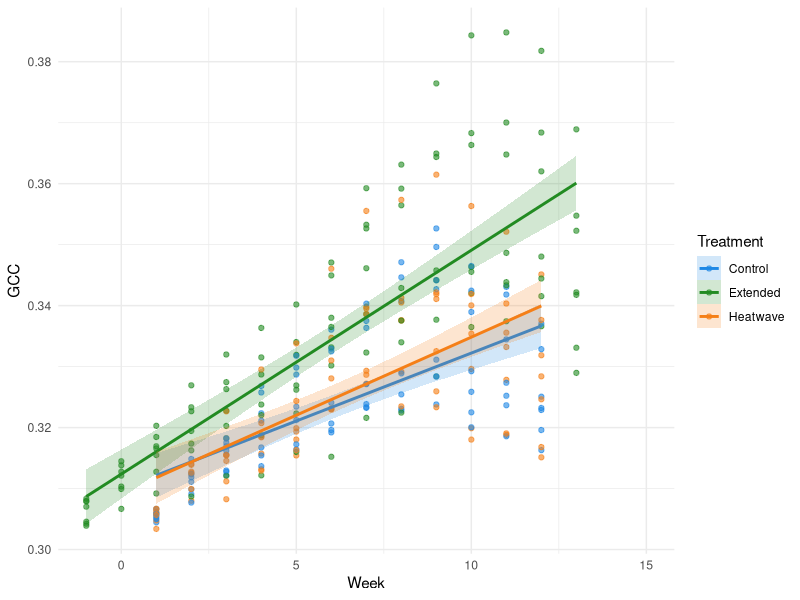
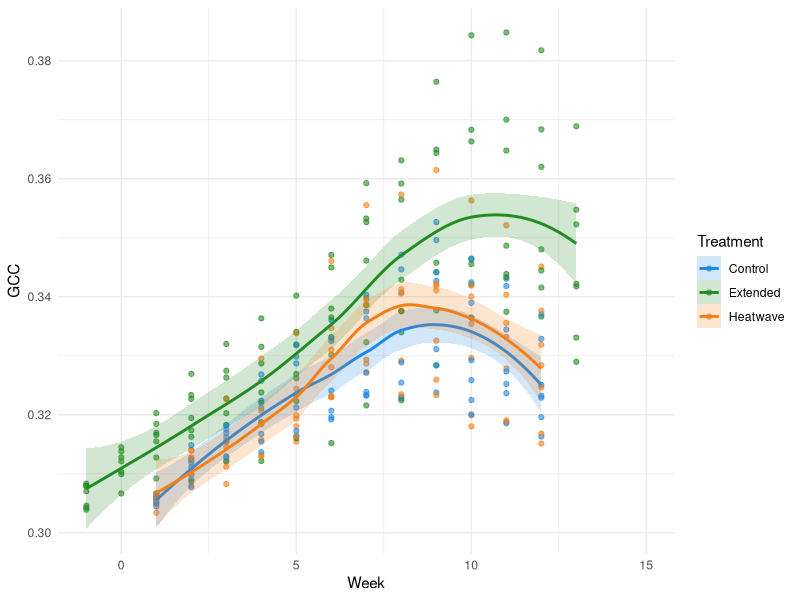
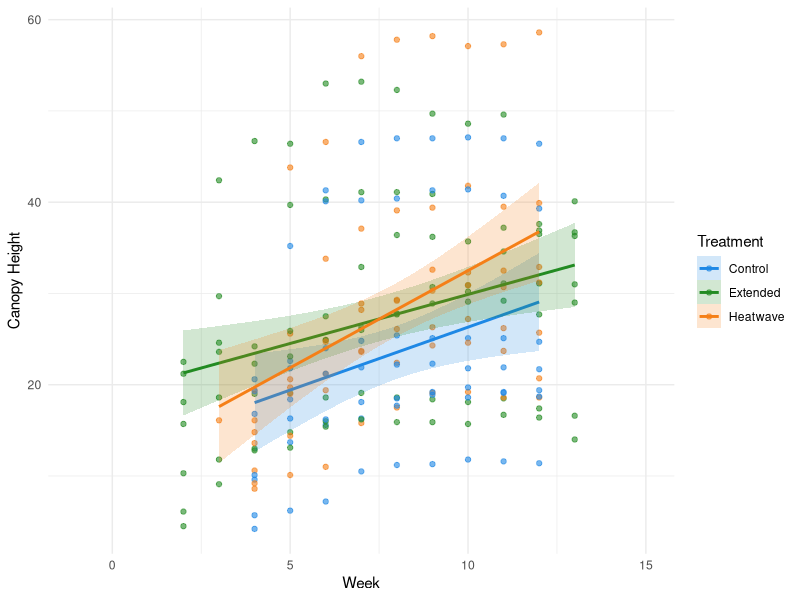
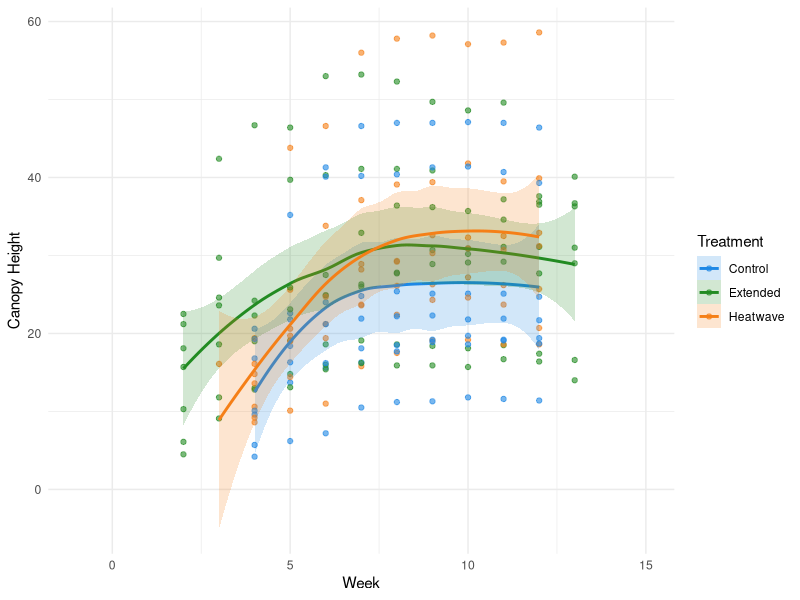
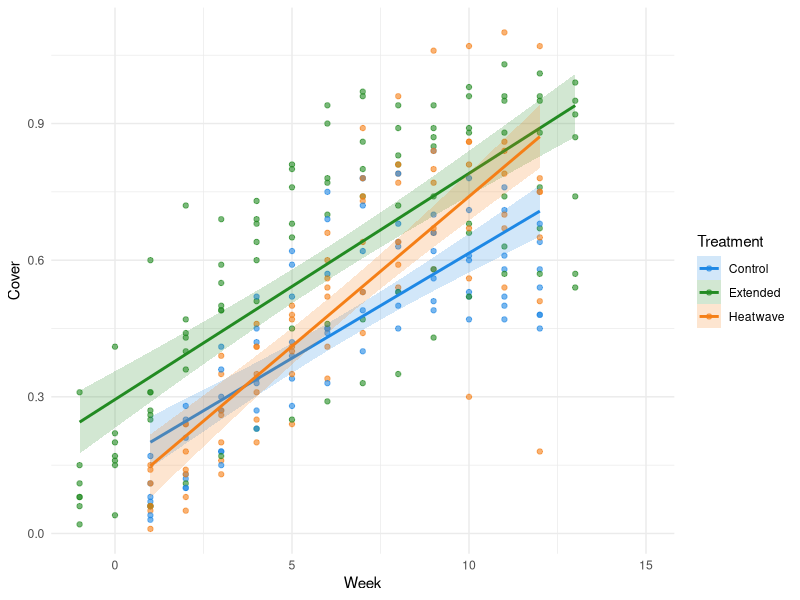
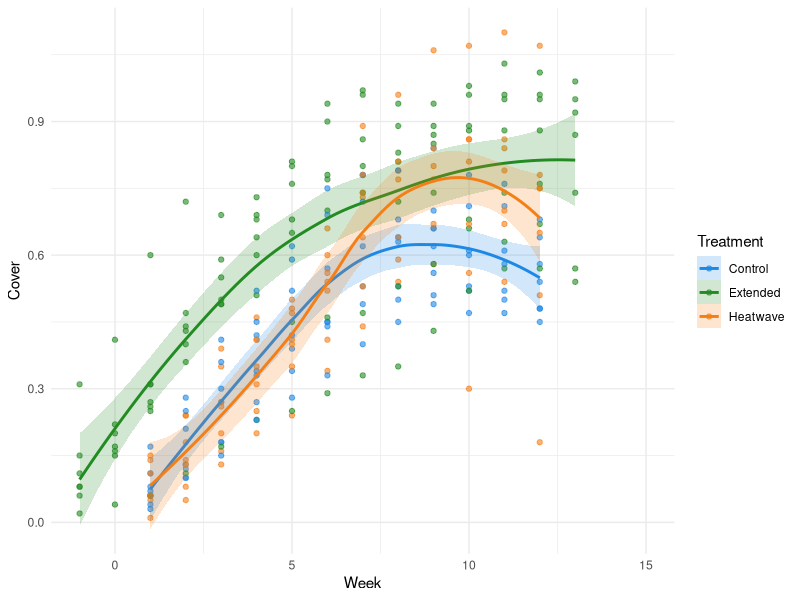
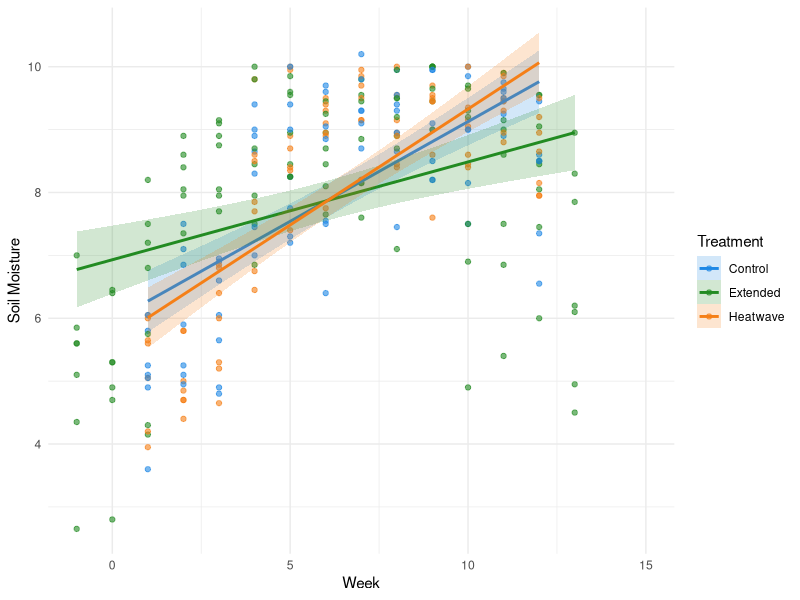
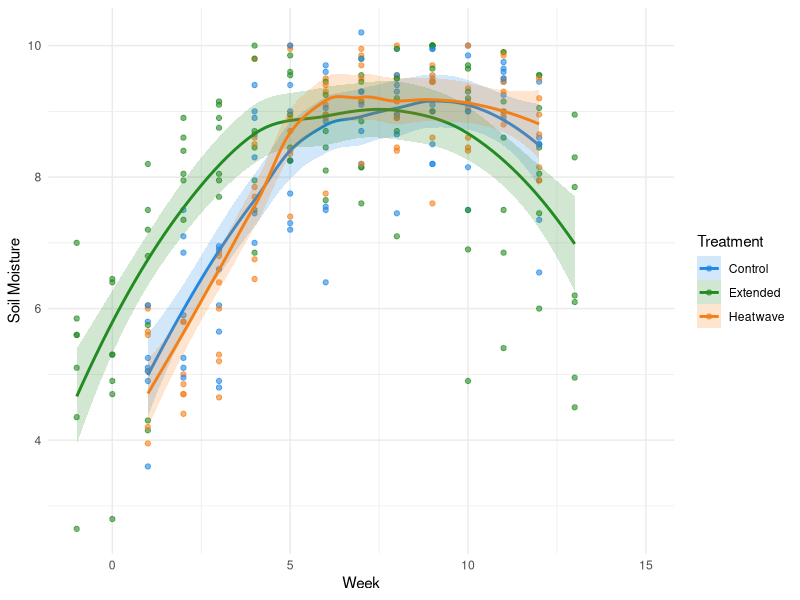

Write the R code that produced these figures, in order.

############## UPDATED FIGURES ###############
#### Written by Samantha Solis de Ovando #####

# set working directory 
setwd("~/Documents/UndergradThesis/data")

####### shift extended grp by -2 weeks #######
library(dplyr)
original_data <- read.csv("MasterDataSheet_UGthesis_Feb232026.csv")
shifted_data <- original_data %>%
  mutate(measurement.week = ifelse(Treatment == "Extended",
                                   measurement.week - 2,
                                   measurement.week))
#print CSV
#write.csv(shifted_data, "shifted_dataset.csv", row.names = FALSE)

###########################################################################
################################# FIGURES #################################
###########################################################################

### IMPORTANT: USE THIS DATA WHEN PLOTTING BY TIME
plotting_with_time <- read.csv("shifted_dataset.csv")
plotting_with_time$canopyheight <- as.numeric(as.character(plotting_with_time$canopyheight))


############## PLANT PRODUCTIVITY ##############

####### GREENNESS #######

## Scatter plot with linear best fit and SE ribbon ##

### figure file name = GCC_Scatter_Linear_Ribbon

library(ggplot2)

ggplot(plotting_with_time, aes(x = measurement.week, y = meanGCC, color = Treatment)) +
  geom_point(alpha = 0.6, na.rm = TRUE) +
  geom_smooth(aes(fill = Treatment),
              method = "lm",
              se = TRUE,
              alpha = 0.2,
              na.rm = TRUE) +
  scale_color_manual(values = c(
    "Control" = "#1E88E5",
    "Extended" = "#228B22",
    "Heatwave" = "#F57F17"
  )) +
  scale_fill_manual(values = c(
    "Control" = "#1E88E5",
    "Extended" = "#228B22",
    "Heatwave" = "#F57F17"
  )) +
  labs(
    x = "Week",
    y = "GCC"
  ) +
  theme_minimal()

#############################################
## Scatter plot with local regression line ##
#file name of figure: GCC_Scatter_LocalRegression

library(ggplot2)

ggplot(plotting_with_time, aes(x = measurement.week, y = meanGCC, color = Treatment)) +
  geom_point(alpha = 0.6, na.rm = TRUE) +
  geom_smooth(aes(fill = Treatment),
              method = "loess",
              se = TRUE,
              alpha = 0.2,
              na.rm = TRUE) +
  scale_color_manual(values = c(
    "Control" = "#1E88E5",
    "Extended" = "#228B22",
    "Heatwave" = "#F57F17"
  )) +
  scale_fill_manual(values = c(
    "Control" = "#1E88E5",
    "Extended" = "#228B22",
    "Heatwave" = "#F57F17"
  )) +
  labs(
    x = "Week",
    y = "GCC"
  ) +
  theme_minimal()

###################### CANOPY HEIGHT ######################

### trouble shooting - plots not coming out right:
#class(plotting_with_time$canopyheight)
#str(plotting_with_time$canopyheight)
#plotting_with_time$canopyheight <- as.numeric(as.character(plotting_with_time$canopyheight))

### scatter with linear regression line ###
#file name: CanopyHeight_Scatter_LinearRegression
library(ggplot2)

ggplot(plotting_with_time, aes(x = measurement.week, y = canopyheight, color = Treatment)) +
  geom_point(alpha = 0.6, na.rm = TRUE) +
  geom_smooth(aes(fill = Treatment),
              method = "lm",
              se = TRUE,
              alpha = 0.2,
              na.rm = TRUE) +
  scale_color_manual(values = c(
    "Control" = "#1E88E5",
    "Extended" = "#228B22",
    "Heatwave" = "#F57F17"
  )) +
  scale_fill_manual(values = c(
    "Control" = "#1E88E5",
    "Extended" = "#228B22",
    "Heatwave" = "#F57F17"
  )) +
  labs(
    x = "Week",
    y = "Canopy Height"
  ) +
  theme_minimal()

### Canopy height scatter with local regression line ###
#file name: CanopyHeight_Scatter_LocalRegression

library(ggplot2)

ggplot(plotting_with_time, aes(x = measurement.week, y = canopyheight, color = Treatment)) +
  geom_point(alpha = 0.6, na.rm = TRUE) +
  geom_smooth(aes(fill = Treatment),
              method = "loess",
              se = TRUE,
              alpha = 0.2,
              na.rm = TRUE) +
  scale_color_manual(values = c(
    "Control" = "#1E88E5",
    "Extended" = "#228B22",
    "Heatwave" = "#F57F17"
  )) +
  scale_fill_manual(values = c(
    "Control" = "#1E88E5",
    "Extended" = "#228B22",
    "Heatwave" = "#F57F17"
  )) +
  labs(
    x = "Week",
    y = "Canopy Height"
  ) +
  theme_minimal()

###################### COVER ######################
### cover scatter with linear regression
# file name for figure: Cover_Scatter_LinearRegression

library(ggplot2)

ggplot(plotting_with_time, aes(x = measurement.week, y = CanopyExtent, color = Treatment)) +
  geom_point(alpha = 0.6, na.rm = TRUE) +
  geom_smooth(aes(fill = Treatment),
              method = "lm",
              se = TRUE,
              alpha = 0.2,
              na.rm = TRUE) +
  scale_color_manual(values = c(
    "Control" = "#1E88E5",
    "Extended" = "#228B22",
    "Heatwave" = "#F57F17"
  )) +
  scale_fill_manual(values = c(
    "Control" = "#1E88E5",
    "Extended" = "#228B22",
    "Heatwave" = "#F57F17"
  )) +
  labs(
    x = "Week",
    y = "Cover"
  ) +
  theme_minimal()

### cover scatter with local regression ###
# file name: Cover_Scatter_LocalRegression

library(ggplot2)

ggplot(plotting_with_time, aes(x = measurement.week, y = CanopyExtent, color = Treatment)) +
  geom_point(alpha = 0.6, na.rm = TRUE) +
  geom_smooth(aes(fill = Treatment),
              method = "loess",
              se = TRUE,
              alpha = 0.2,
              na.rm = TRUE) +
  scale_color_manual(values = c(
    "Control" = "#1E88E5",
    "Extended" = "#228B22",
    "Heatwave" = "#F57F17"
  )) +
  scale_fill_manual(values = c(
    "Control" = "#1E88E5",
    "Extended" = "#228B22",
    "Heatwave" = "#F57F17"
  )) +
  labs(
    x = "Week",
    y = "Cover"
  ) +
  theme_minimal()


#### multi-panel figure ####

############## ABIOTIC SOIL PROPERTIES  ##############

####### SOIL MOISTURE #######
### scatter with linear regression line ###
#file name: SoilMoisture_Scatter_LinearRegression

library(ggplot2)

ggplot(plotting_with_time, aes(x = measurement.week, y = MeanSoilMoisture, color = Treatment)) +
  geom_point(alpha = 0.6, na.rm = TRUE) +
  geom_smooth(aes(fill = Treatment),
              method = "lm",
              se = TRUE,
              alpha = 0.2,
              na.rm = TRUE) +
  scale_color_manual(values = c(
    "Control" = "#1E88E5",
    "Extended" = "#228B22",
    "Heatwave" = "#F57F17"
  )) +
  scale_fill_manual(values = c(
    "Control" = "#1E88E5",
    "Extended" = "#228B22",
    "Heatwave" = "#F57F17"
  )) +
  labs(
    x = "Week",
    y = "Soil Moisture"
  ) +
  theme_minimal()

### scatter with local regression line ###
#file name: SoilMoisture_Scatter_LocalRegression

library(ggplot2)

ggplot(plotting_with_time, aes(x = measurement.week, y = MeanSoilMoisture, color = Treatment)) +
  geom_point(alpha = 0.6, na.rm = TRUE) +
  geom_smooth(aes(fill = Treatment),
              method = "loess",
              se = TRUE,
              alpha = 0.2,
              na.rm = TRUE) +
  scale_color_manual(values = c(
    "Control" = "#1E88E5",
    "Extended" = "#228B22",
    "Heatwave" = "#F57F17"
  )) +
  scale_fill_manual(values = c(
    "Control" = "#1E88E5",
    "Extended" = "#228B22",
    "Heatwave" = "#F57F17"
  )) +
  labs(
    x = "Week",
    y = "Soil Moisture"
  ) +
  theme_minimal()

#################### SOIL PH ####################

### scatter with linear regression line ###
#file name: SoilpH_Scatter_LinearRegression

library(ggplot2)

ggplot(plotting_with_time, aes(x = measurement.week, y = MEANpH, color = Treatment)) +
  geom_point(alpha = 0.6, na.rm = TRUE) +
  geom_smooth(aes(fill = Treatment),
              method = "lm",
              se = TRUE,
              alpha = 0.2,
              na.rm = TRUE) +
  scale_color_manual(values = c(
    "Control" = "#1E88E5",
    "Extended" = "#228B22",
    "Heatwave" = "#F57F17"
  )) +
  scale_fill_manual(values = c(
    "Control" = "#1E88E5",
    "Extended" = "#228B22",
    "Heatwave" = "#F57F17"
  )) +
  labs(
    x = "Week",
    y = "Soil pH"
  ) +
  theme_minimal()

### scatter with local regression line ###
#file name: SoilpH_Scatter_LocalRegression

library(ggplot2)

ggplot(plotting_with_time, aes(x = measurement.week, y = MEANpH, color = Treatment)) +
  geom_point(alpha = 0.6, na.rm = TRUE) +
  geom_smooth(aes(fill = Treatment),
              method = "loess",
              se = TRUE,
              alpha = 0.2,
              na.rm = TRUE) +
  scale_color_manual(values = c(
    "Control" = "#1E88E5",
    "Extended" = "#228B22",
    "Heatwave" = "#F57F17"
  )) +
  scale_fill_manual(values = c(
    "Control" = "#1E88E5",
    "Extended" = "#228B22",
    "Heatwave" = "#F57F17"
  )) +
  labs(
    x = "Week",
    y = "Soil pH"
  ) +
  theme_minimal()

################### PLANT PHYSIOLOGICAL RESPONSE #######################

#### EVAPOTRANSPIRATION ###
# Pot water loss / week. ET proxy. 

### scatter with linear regression line ###
#file name: Evapotranspiration_Scatter_LinearRegression

library(ggplot2)

ggplot(plotting_with_time, aes(x = measurement.week, y = EvapotranspirationRate, color = Treatment)) +
  geom_point(alpha = 0.6, na.rm = TRUE) +
  geom_smooth(aes(fill = Treatment),
              method = "lm",
              se = TRUE,
              alpha = 0.2,
              na.rm = TRUE) +
  scale_color_manual(values = c(
    "Control" = "#1E88E5",
    "Extended" = "#228B22",
    "Heatwave" = "#F57F17"
  )) +
  scale_fill_manual(values = c(
    "Control" = "#1E88E5",
    "Extended" = "#228B22",
    "Heatwave" = "#F57F17"
  )) +
  labs(
    x = "Week",
    y = "Evapotranspiration (Kg lost/week)"
  ) +
  theme_minimal()

### scatter with local regression line ###
#file name: Evapotranspiration_Scatter_LocalRegression

library(ggplot2)

ggplot(plotting_with_time, aes(x = measurement.week, y = EvapotranspirationRate, color = Treatment)) +
  geom_point(alpha = 0.6, na.rm = TRUE) +
  geom_smooth(aes(fill = Treatment),
              method = "loess",
              se = TRUE,
              alpha = 0.2,
              na.rm = TRUE) +
  scale_color_manual(values = c(
    "Control" = "#1E88E5",
    "Extended" = "#228B22",
    "Heatwave" = "#F57F17"
  )) +
  scale_fill_manual(values = c(
    "Control" = "#1E88E5",
    "Extended" = "#228B22",
    "Heatwave" = "#F57F17"
  )) +
  labs(
    x = "Week",
    y = "Evapotranspiration (Kg lost/week)"
  ) +
  theme_minimal()

###################### ECOSYSTEM GAS FLUXES #######################

############ CO2 respiration #########

### scatter with linear regression line ###
#file name: CO2_Scatter_LinearRegression

library(ggplot2)

ggplot(plotting_with_time, aes(x = measurement.week, y = CO2flux, color = Treatment)) +
  geom_point(alpha = 0.6, na.rm = TRUE) +
  geom_smooth(aes(fill = Treatment),
              method = "lm",
              se = TRUE,
              alpha = 0.2,
              na.rm = TRUE) +
  scale_color_manual(values = c(
    "Control" = "#1E88E5",
    "Extended" = "#228B22",
    "Heatwave" = "#F57F17"
  )) +
  scale_fill_manual(values = c(
    "Control" = "#1E88E5",
    "Extended" = "#228B22",
    "Heatwave" = "#F57F17"
  )) +
  labs(
    x = "Week",
    y = "CO2 respiration"
  ) +
  theme_minimal()

### Scatter with local regression line ###
#File name: CO2_Scatter_LocalRegression

library(ggplot2)

ggplot(plotting_with_time, aes(x = measurement.week, y = CO2flux, color = Treatment)) +
  geom_point(alpha = 0.6, na.rm = TRUE) +
  geom_smooth(aes(fill = Treatment),
              method = "loess",
              se = TRUE,
              alpha = 0.2,
              na.rm = TRUE) +
  scale_color_manual(values = c(
    "Control" = "#1E88E5",
    "Extended" = "#228B22",
    "Heatwave" = "#F57F17"
  )) +
  scale_fill_manual(values = c(
    "Control" = "#1E88E5",
    "Extended" = "#228B22",
    "Heatwave" = "#F57F17"
  )) +
  labs(
    x = "Week",
    y = "CO2 respiration"
  ) +
  theme_minimal()


############### CH4 Respiration ###############

### scatter with linear regression line ###
#file name: CH4_Scatter_LinearRegression

library(ggplot2)

ggplot(plotting_with_time, aes(x = measurement.week, y = CH4flux, color = Treatment)) +
  geom_point(alpha = 0.6, na.rm = TRUE) +
  geom_smooth(aes(fill = Treatment),
              method = "lm",
              se = TRUE,
              alpha = 0.2,
              na.rm = TRUE) +
  scale_color_manual(values = c(
    "Control" = "#1E88E5",
    "Extended" = "#228B22",
    "Heatwave" = "#F57F17"
  )) +
  scale_fill_manual(values = c(
    "Control" = "#1E88E5",
    "Extended" = "#228B22",
    "Heatwave" = "#F57F17"
  )) +
  labs(
    x = "Week",
    y = "CH4 respiration"
  ) +
  theme_minimal()

### Scatter with local regression line ###
#File name: CH4_Scatter_LocalRegression

library(ggplot2)

ggplot(plotting_with_time, aes(x = measurement.week, y = CH4flux, color = Treatment)) +
  geom_point(alpha = 0.6, na.rm = TRUE) +
  geom_smooth(aes(fill = Treatment),
              method = "loess",
              se = TRUE,
              alpha = 0.2,
              na.rm = TRUE) +
  scale_color_manual(values = c(
    "Control" = "#1E88E5",
    "Extended" = "#228B22",
    "Heatwave" = "#F57F17"
  )) +
  scale_fill_manual(values = c(
    "Control" = "#1E88E5",
    "Extended" = "#228B22",
    "Heatwave" = "#F57F17"
  )) +
  labs(
    x = "Week",
    y = "CH4 respiration"
  ) +
  theme_minimal()

####### BOX PLOTS COMPARING SEASONS ###
####### BOX PLOTS - add significance lines BETWEEN BOXES! ######
